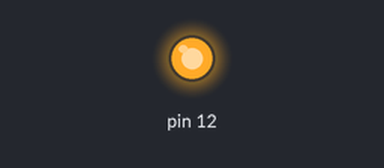
A program run on a simulated Raspberry Pi (header pin numbers). Shown: output pins drawn as LEDs (lit = HIGH). At 20.0 s the program stops and its outputs stay as they are.

Above: at 0.1 s.
At 20.1 s:
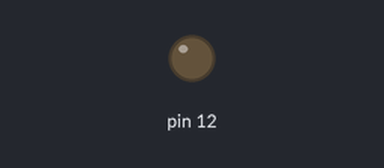
Timing chart, 0 to 21.5 s (numbered marks = the images above):
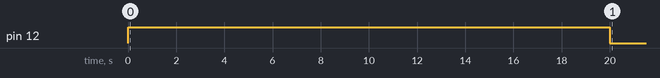

The program:

potTest.py
```python
#!/usr/bin/env python

import RPi.GPIO as GPIO
import time

def main():
    GPIO.setmode(GPIO.BOARD)
    GPIO.setup(12, GPIO.OUT)
    GPIO.output(12, True)
    time.sleep(20)
    GPIO.output(12, False)
    GPIO.cleanup()

if __name__ == "__main__":
    main()
```

Measured:
- by itself, pin 12: LOW → HIGH at 0.00 s, → LOW 20.0 s later
